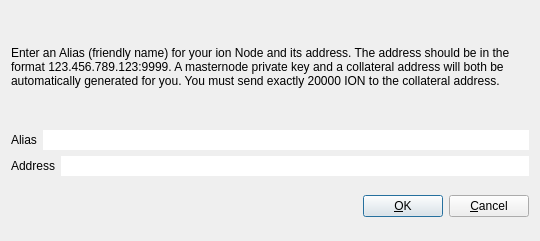
<?xml version="1.0" encoding="UTF-8"?>
<ui version="4.0">
 <class>AddEditionNode</class>
 <widget class="QDialog" name="AddEditionNode">
  <property name="geometry">
   <rect>
    <x>0</x>
    <y>0</y>
    <width>540</width>
    <height>241</height>
   </rect>
  </property>
  <property name="windowTitle">
   <string>Add/Edit ion Node</string>
  </property>
  <property name="modal">
   <bool>true</bool>
  </property>
  <layout class="QVBoxLayout" name="verticalLayout">
   <item>
    <layout class="QVBoxLayout" name="verticalLayout_2">
     <property name="topMargin">
      <number>0</number>
     </property>
     <property name="bottomMargin">
      <number>0</number>
     </property>
     <item>
      <widget class="QLabel" name="label_3">
       <property name="sizePolicy">
        <sizepolicy hsizetype="Preferred" vsizetype="Expanding">
         <horstretch>0</horstretch>
         <verstretch>0</verstretch>
        </sizepolicy>
       </property>
       <property name="text">
        <string>&lt;html&gt;&lt;head/&gt;&lt;body&gt;&lt;p&gt;Enter an Alias (friendly name) for your ion Node and its address.  The address should be in the format 123.456.789.123:9999.  A masternode private key and a collateral address will both be automatically generated for you.  You must send exactly 20000 ION to the collateral address.&lt;/p&gt;&lt;/body&gt;&lt;/html&gt;</string>
       </property>
       <property name="wordWrap">
        <bool>true</bool>
       </property>
      </widget>
     </item>
     <item>
      <layout class="QHBoxLayout" name="horizontalLayout">
       <property name="bottomMargin">
        <number>0</number>
       </property>
       <item>
        <widget class="QLabel" name="label">
         <property name="text">
          <string>Alias</string>
         </property>
        </widget>
       </item>
       <item>
        <widget class="QLineEdit" name="aliasLineEdit">
         <property name="frame">
          <bool>false</bool>
         </property>
        </widget>
       </item>
      </layout>
     </item>
     <item>
      <layout class="QHBoxLayout" name="horizontalLayout_2">
       <property name="bottomMargin">
        <number>0</number>
       </property>
       <item>
        <widget class="QLabel" name="label_2">
         <property name="text">
          <string>Address</string>
         </property>
        </widget>
       </item>
       <item>
        <widget class="QLineEdit" name="addressLineEdit">
         <property name="frame">
          <bool>false</bool>
         </property>
        </widget>
       </item>
      </layout>
     </item>
     <item>
      <layout class="QHBoxLayout" name="horizontalLayout_3">
       <property name="bottomMargin">
        <number>0</number>
       </property>
      </layout>
     </item>
    </layout>
   </item>
   <item>
    <layout class="QHBoxLayout" name="horizontalLayout_Buttons">
     <item>
      <spacer name="horizontalSpacer_1">
       <property name="orientation">
        <enum>Qt::Horizontal</enum>
       </property>
       <property name="sizeHint" stdset="0">
        <size>
         <width>40</width>
         <height>48</height>
        </size>
       </property>
      </spacer>
     </item>
     <item>
      <widget class="QLabel" name="statusLabel">
       <property name="font">
        <font>
         <weight>75</weight>
         <bold>true</bold>
        </font>
       </property>
       <property name="text">
        <string/>
       </property>
       <property name="textFormat">
        <enum>Qt::PlainText</enum>
       </property>
       <property name="wordWrap">
        <bool>true</bool>
       </property>
      </widget>
     </item>
     <item>
      <spacer name="horizontalSpacer_2">
       <property name="orientation">
        <enum>Qt::Horizontal</enum>
       </property>
       <property name="sizeHint" stdset="0">
        <size>
         <width>40</width>
         <height>48</height>
        </size>
       </property>
      </spacer>
     </item>
     <item>
      <widget class="QPushButton" name="okButton">
       <property name="text">
        <string>&amp;OK</string>
       </property>
      </widget>
     </item>
     <item>
      <widget class="QPushButton" name="cancelButton">
       <property name="text">
        <string>&amp;Cancel</string>
       </property>
       <property name="autoDefault">
        <bool>false</bool>
       </property>
      </widget>
     </item>
    </layout>
   </item>
  </layout>
 </widget>
 <resources/>
 <connections/>
</ui>
